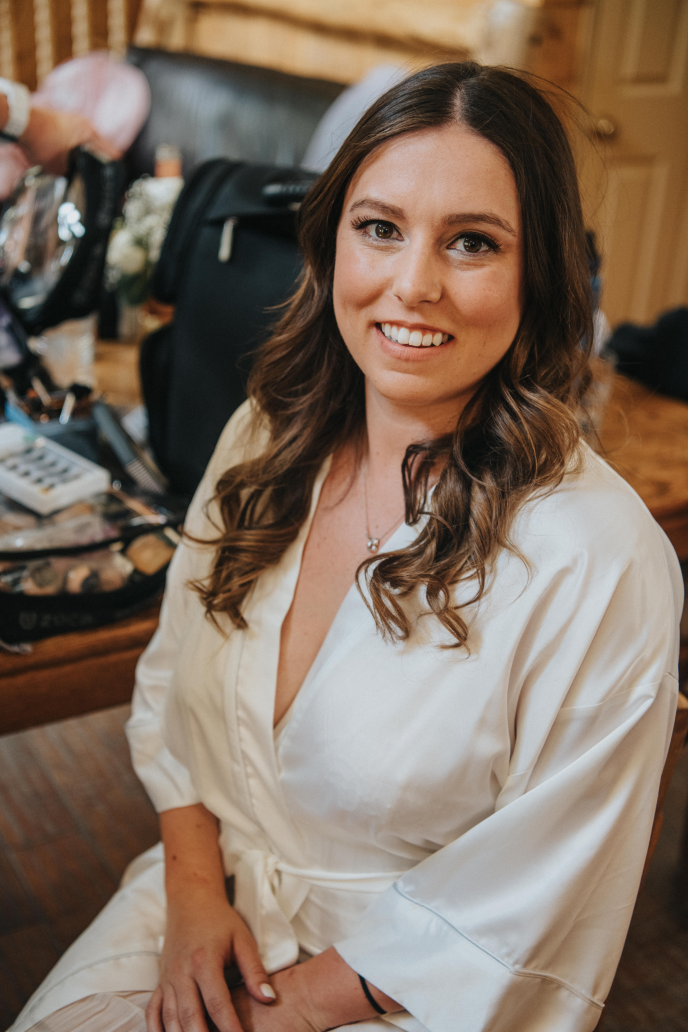
#> input picture Intro/Resources/cloaking/A&C-23.jpg, 4128 x 6192 px, given in place of the camera (shown at 1/6 size)
$ python Project1.py
#> lines starting #> are read from the running program, lines starting #| are printed output that depends on the picture; after the words box and inside, x2 and y2 are one past the last pixel; in counts of white or black regions, pixels touching at a corner belong together
#> further down, img is the input picture: shape (6192, 4128, 3); mean B, G, R 94.8, 109.6, 128.1
import cv2
import numpy as np

frameWidth = 640
frameHeight = 480
cap = cv2.VideoCapture(1) # 1 is address of webcam, as system default (0) was reassigned to GoPro Webcam
cap.set(3,frameWidth) # Set width 640px
cap.set(4,frameHeight) # Set height 480px
cap.set(10, 150) # Set brightness 100% (the first argument is the setting ID number. Refer to docs for full list)

myColors = [[5, 107, 0, 19, 255, 255],
            [133, 56, 0, 159, 156, 255],
            [57, 76, 0, 100, 255, 255]]

myColorValues = [[51,153,255],
                 [255,0,255],
                 [0,255,0]]

myPoints = [] ## [x,y,colorId]

def findColor(img,myColors,myColorValues):
    imgHSV = cv2.cvtColor(img, cv2.COLOR_BGR2HSV)
#> imgHSV: shape (6192, 4128, 3); mean H, S, V 34, 81.7, 130.1
    count = 0
    newPoints = []
    for color in myColors:
        lower = np.array(color[0:3])
        upper = np.array(color[3:6])
        mask = cv2.inRange(imgHSV, lower, upper)
        x,y = getContours(mask)
        cv2.circle(imgResult,(x,y),15,myColorValues[count],cv2.FILLED)
        if x != 0 and y != 0:
            newPoints.append([x,y,count])
        count += 1
#> this loop made 3 passes
#> (x, y) on passes 1, 3: (122, 0), (1243, 1152)
#> (contours in getContours, x, y) on pass 2: (64 contours, all with area under 20, 0, 0)
#> pass 1, in findColor, `mask = cv2.inRange(imgHSV, lower, upper)`:
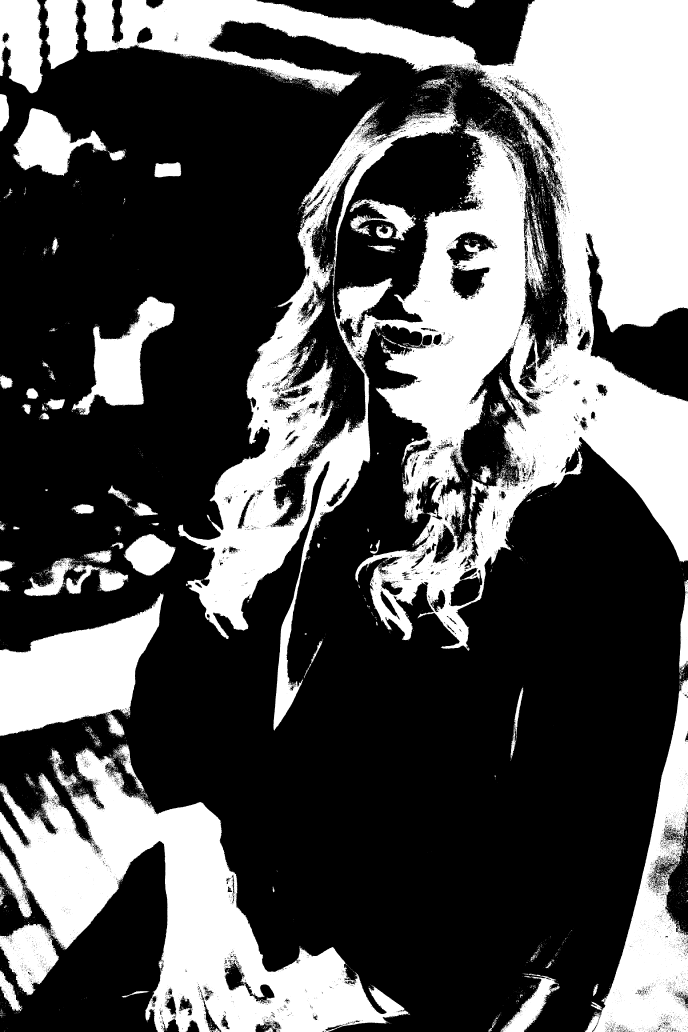
#> mask: shape (6192, 4128) (shown at 1/6 size); 34.2% white; 11915 white regions (10824 under 20 px), largest, box (x1, y1, x2, y2) and area: (489, 0, 4128, 4383) 5380183, (0, 4488, 2461, 6192) 1518054, (3507, 4079, 4128, 6192) 474111
#> pass 2, in findColor, `mask = cv2.inRange(imgHSV, lower, upper)`:
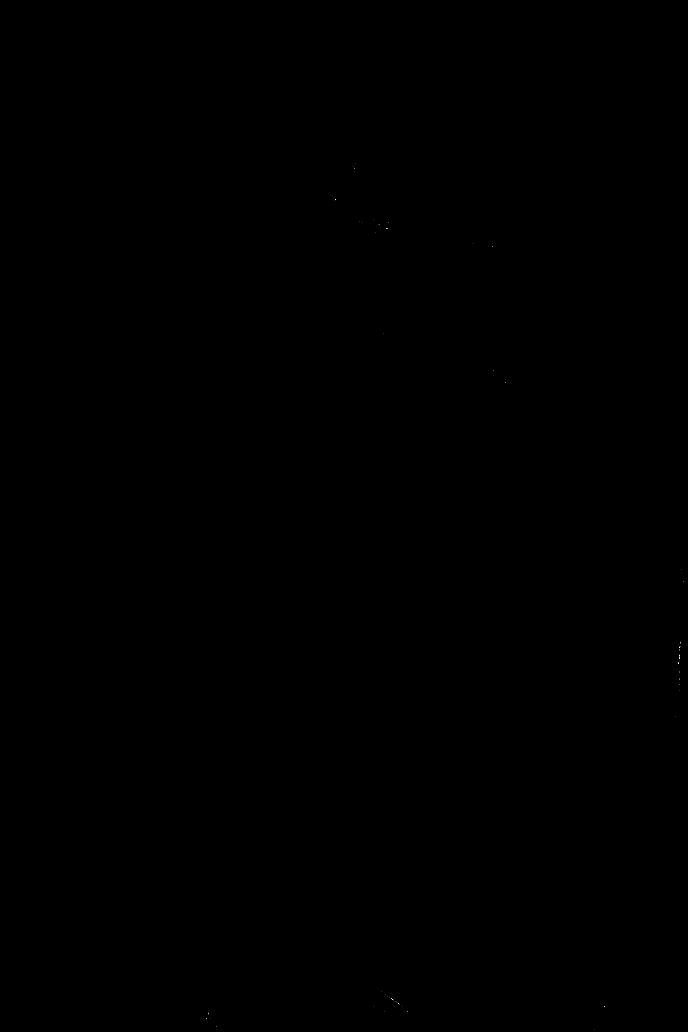
#> mask: shape (6192, 4128) (shown at 1/6 size); 0% white in thin lines or dots, all inside (x1, y1, x2, y2) = (1238, 983, 4104, 6176)
#> pass 3, in findColor, `mask = cv2.inRange(imgHSV, lower, upper)`:
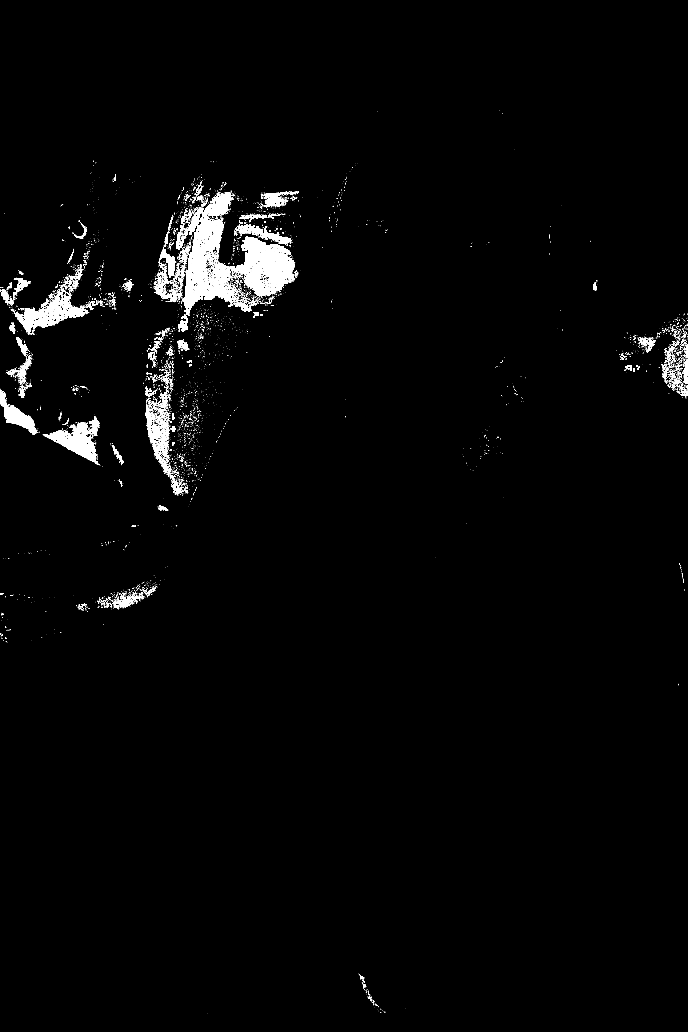
#> mask: shape (6192, 4128) (shown at 1/6 size); 1.4% white; 7284 white regions (6233 under 20 px), largest, box (x1, y1, x2, y2) and area: (1092, 1152, 1395, 1896) 72599, (1272, 1416, 1768, 1779) 60049, (256, 2534, 592, 2788) 29116
#> after the loop:
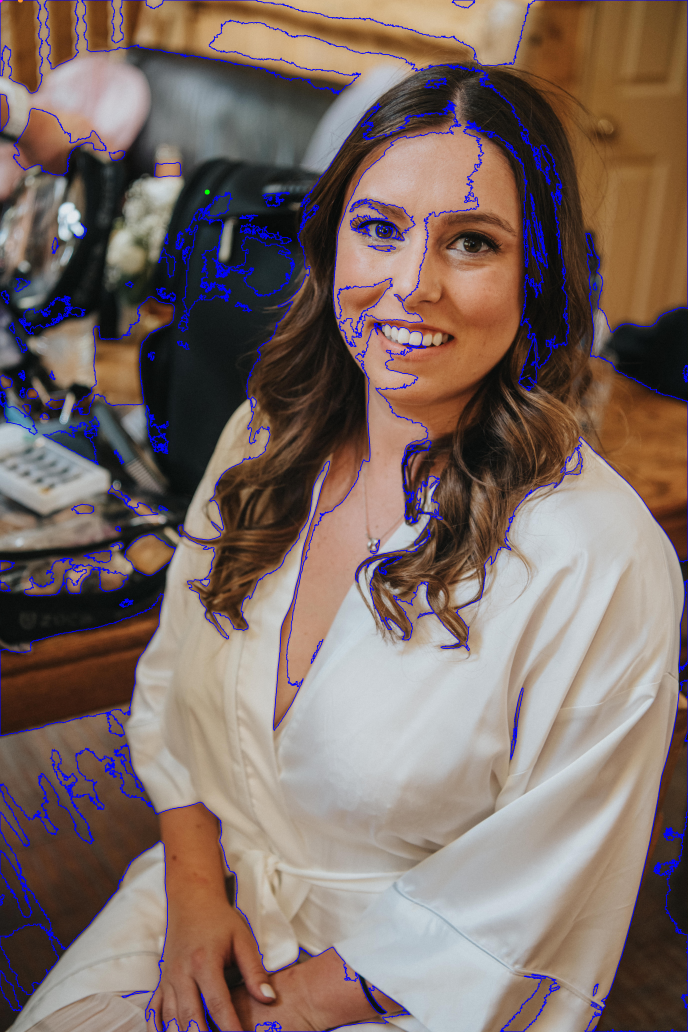
#> imgResult: shape (6192, 4128, 3) (shown at 1/6 size); mean B, G, R 101.2, 107.3, 125.1
#> after the loop, count = 3; newPoints = [[1243, 1152, 2]]
        ## cv2.imshow(str(color[0]), mask)
    return newPoints


def getContours(img):
    contours,hierarchy = cv2.findContours(img,cv2.RETR_EXTERNAL,cv2.CHAIN_APPROX_NONE)
    x,y,w,h = 0,0,0,0
    for cnt in contours:
        area = cv2.contourArea(cnt)
        if area>500:
            cv2.drawContours(imgResult, cnt, -1, (255, 0, 0), 3)
            peri = cv2.arcLength(cnt,True)
            approx = cv2.approxPolyDP(cnt,0.02*peri,True)
            x, y, w, h = cv2.boundingRect(approx)
    return x+w//2,y

def drawOnCanvas(myPoints,myColorValues):
    for point in myPoints:
        cv2.circle(imgResult,(point[0],point[1]),10,myColorValues[point[2]],cv2.FILLED)

while True:
    success, img = cap.read()
    if img is None:
        break
    imgResult = img.copy()
    newPoints = findColor(img,myColors,myColorValues)
#> newPoints = [[1243, 1152, 2]]
    if len(newPoints) != 0:
        for newP in newPoints:
            myPoints.append(newP)
#> this loop made 1 pass
#> after the loop, myPoints = [[1243, 1152, 2]]
    if len(myPoints) != 0:
        drawOnCanvas(myPoints,myColorValues)
#> the loop in drawOnCanvas, `for point in myPoints:` made 1 pass
    cv2.imshow("Video", imgResult)
    if cv2.waitKey(1) & 0xFF == ord('q'):
#> (key q is pressed here)
        break
